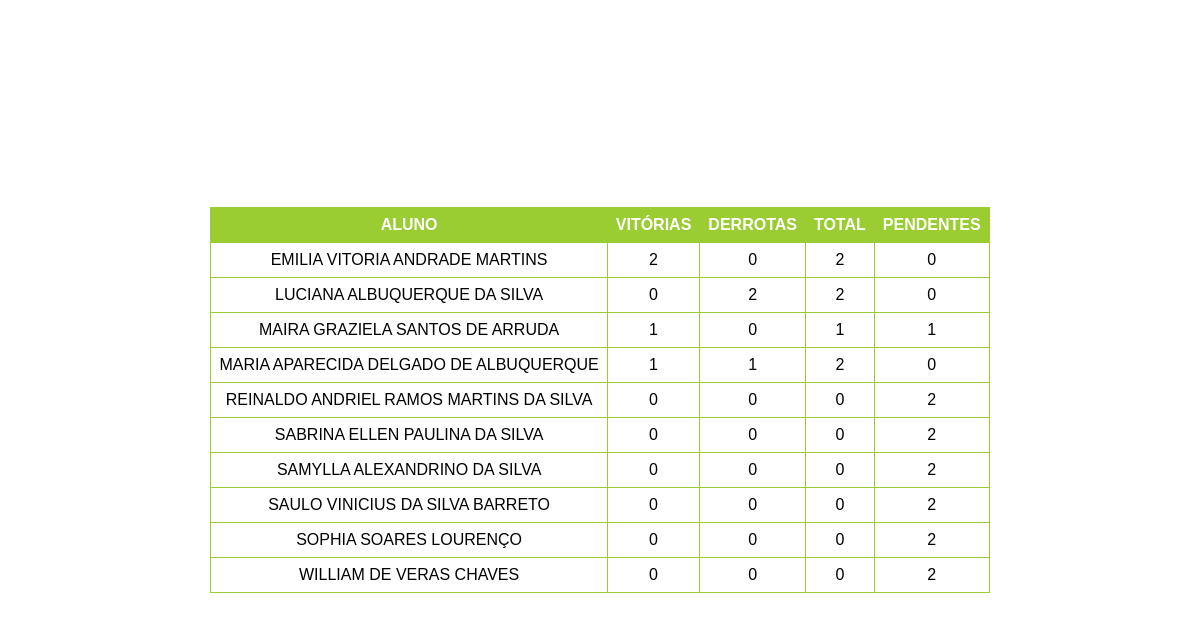
The page /boss/3ºA on the database its author committed.
### main.py (models this page shows)
class Terceiro_A(db.Model):
    __tablename__ = 'Terceiro_A'

### main.py (the view)
@app.route('/boss/<class_id>', methods=['GET', 'POST'])
def lista_boss(class_id):
    turma_selecionada = selecionar_turma(class_id)
    lista_alunos = db.session.query(turma_selecionada.nome, turma_selecionada.coroa_ouro,
                                    turma_selecionada.coroa_prata, turma_selecionada.coroa_bronze,
                                    turma_selecionada.boss_vitoria, turma_selecionada.boss_total).order_by(
        turma_selecionada.nome)
    lista_turma = []
    for estudante in lista_alunos:
        coroas = sum(estudante[1:4])
        if coroas == 0:
            pass
        else:
            nome = estudante[0]
            boss_vitorias = estudante[4]
            boss_total = estudante[5]
            lista_estudante = [nome, coroas, boss_vitorias, boss_total]
            lista_turma.append(lista_estudante)
    return render_template("boss.html", estudantes=lista_turma)

### main.py (called while the page is built)
def selecionar_turma(valor):
    if valor == 'a' or valor == '3ºA':
        return lista_turmas_db[0]
    elif valor == 'b' or valor == '3ºB':
        return lista_turmas_db[1]
    elif valor == 'c' or valor == '3ºC':
        return lista_turmas_db[2]
    elif valor == 'd' or valor == '1ºD':
        return lista_turmas_db[3]

### templates/boss.html (shortened to what this page needs)
<!DOCTYPE html>
<html lang="en">
<head>
    <link rel="stylesheet" href="/static/styles.css">
</head>
<body>
<div class="menu">
    <table>
        <tr>
            <th>ALUNO</th>
            <th>VITÓRIAS</th>
            <th>DERROTAS</th>
            <th>TOTAL</th>
            <th>PENDENTES</th>
        </tr>
        {% for estudante in estudantes %}
        <tr>
            <td>{{ estudante[0] }}</td>
            <td>{{ estudante[2] }}</td>
            <td>{{ estudante[3] - estudante[2] }}</td>
            <td>{{ estudante[3] }}</td>
            <td>{{ estudante[1] - estudante[3] }}</td>
        </tr>
        {% endfor %}
    </table>
</div>
</body>
</html>

### static/styles.css (style rules this page uses)
.menu { margin: 20px; display: flex; flex-direction: column; align-items: center; justify-content: flex-start; }
table { border-collapse: collapse; width: 100%; background-color: rgba(255, 255, 255, 1); }
th, td { border: 1px solid yellowgreen; padding: 8px; text-align: center; }
th { background-color: yellowgreen; color: white; }
body { margin: 0; padding: 0; font-family: Arial, sans-serif; display: flex; align-items: center; justify-content: center; min-height: 100vh; position: relative; overflow: hidden; overflow-y: auto; }
body::before { content: ''; position: fixed; top: 0; left: 0; width: 100%; height: 100%; background: url('/static/4428.jpg') center center fixed; background-size: cover; opacity: 0.3; z-index: -1; }

### rows shown on the page
Terceiro_A: nome "EMILIA VITORIA ANDRADE MARTINS", coroa_prata "2", estudante[3]-estudante[2] "0", estudante "2", estudante "0"
Terceiro_A: nome "LUCIANA ALBUQUERQUE DA SILVA", coroa_prata "0", estudante[3]-estudante[2] "2", coroa_bronze "2", estudante[1]-estudante[3] "0"
Terceiro_A: nome "MAIRA GRAZIELA SANTOS DE ARRUDA", estudante "1", estudante "0", estudante[1]-estudante[3] "1"
Terceiro_A: nome "MARIA APARECIDA DELGADO DE ALBUQUERQUE", boss_vitoria "1", estudante[3]-estudante[2] "1", estudante "2", estudante "0"
Terceiro_A: nome "REINALDO ANDRIEL RAMOS MARTINS DA SILVA", coroa_prata "0", estudante[3]-estudante[2] "0", estudante "0", estudante[1]-estudante[3] "2"
Terceiro_A: nome "SABRINA ELLEN PAULINA DA SILVA", coroa_prata "0", estudante[3]-estudante[2] "0", estudante "0", estudante[1]-estudante[3] "2"
Terceiro_A: nome "SAMYLLA ALEXANDRINO DA SILVA", coroa_prata "0", estudante[3]-estudante[2] "0", estudante "0", estudante[1]-estudante[3] "2"
Terceiro_A: nome "SAULO VINICIUS DA SILVA BARRETO", estudante "0", estudante[3]-estudante[2] "0", coroa_bronze "0", estudante[1]-estudante[3] "2"
Terceiro_A: nome "SOPHIA SOARES LOURENÇO", coroa_prata "0", estudante[3]-estudante[2] "0", coroa_bronze "0", estudante[1]-estudante[3] "2"
Terceiro_A: nome "WILLIAM DE VERAS CHAVES", coroa_prata "0", estudante[3]-estudante[2] "0", coroa_bronze "0", estudante[1]-estudante[3] "2"
